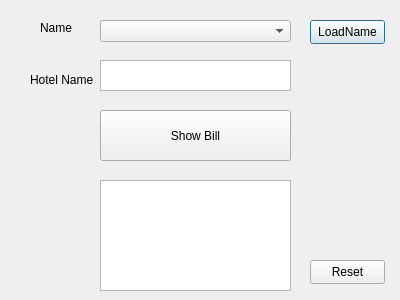
<?xml version="1.0" encoding="UTF-8"?>
<ui version="4.0">
 <class>Bill</class>
 <widget class="QDialog" name="Bill">
  <property name="geometry">
   <rect>
    <x>0</x>
    <y>0</y>
    <width>400</width>
    <height>300</height>
   </rect>
  </property>
  <property name="windowTitle">
   <string>Charges and Bill</string>
  </property>
  <widget class="QLabel" name="label">
   <property name="geometry">
    <rect>
     <x>40</x>
     <y>20</y>
     <width>49</width>
     <height>16</height>
    </rect>
   </property>
   <property name="text">
    <string>Name</string>
   </property>
  </widget>
  <widget class="QComboBox" name="cmbName">
   <property name="geometry">
    <rect>
     <x>100</x>
     <y>20</y>
     <width>191</width>
     <height>22</height>
    </rect>
   </property>
  </widget>
  <widget class="QPushButton" name="btnLoadname">
   <property name="geometry">
    <rect>
     <x>310</x>
     <y>20</y>
     <width>75</width>
     <height>24</height>
    </rect>
   </property>
   <property name="text">
    <string>LoadName</string>
   </property>
  </widget>
  <widget class="QTextEdit" name="txtShowhotel">
   <property name="geometry">
    <rect>
     <x>100</x>
     <y>60</y>
     <width>191</width>
     <height>31</height>
    </rect>
   </property>
  </widget>
  <widget class="QPushButton" name="btnCalculate">
   <property name="geometry">
    <rect>
     <x>100</x>
     <y>110</y>
     <width>191</width>
     <height>51</height>
    </rect>
   </property>
   <property name="text">
    <string>Show Bill</string>
   </property>
  </widget>
  <widget class="QTextEdit" name="txtResult">
   <property name="geometry">
    <rect>
     <x>100</x>
     <y>180</y>
     <width>191</width>
     <height>111</height>
    </rect>
   </property>
  </widget>
  <widget class="QLabel" name="label_2">
   <property name="geometry">
    <rect>
     <x>30</x>
     <y>70</y>
     <width>81</width>
     <height>20</height>
    </rect>
   </property>
   <property name="text">
    <string>Hotel Name</string>
   </property>
  </widget>
  <widget class="QPushButton" name="pushButton">
   <property name="geometry">
    <rect>
     <x>310</x>
     <y>260</y>
     <width>75</width>
     <height>24</height>
    </rect>
   </property>
   <property name="text">
    <string>Reset</string>
   </property>
  </widget>
 </widget>
 <resources/>
 <connections/>
</ui>
